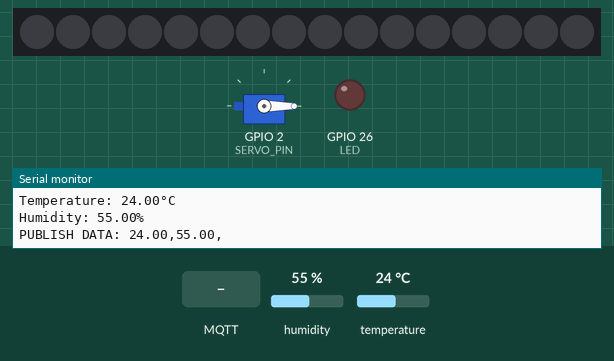
A sketch run on a simulated ESP32. On the bench: servo, 16 RGB LEDs in strip order, left to right, output pins drawn as LEDs (lit = HIGH), the last lines printed to the serial monitor. The test bench sets the inputs (shaded band); at power-on: humidity 55 %, temperature 24 °C. Dim RGB values are drawn brighter than linear; WiFi joins after 1.5 s; servers stay silent unless stated; no MQTT or app messages arrive unless stated.

Above: at 2.7 s.
2.8 s: MQTT message "lights" arrives on the third subscribed topic
At 3.3 s:
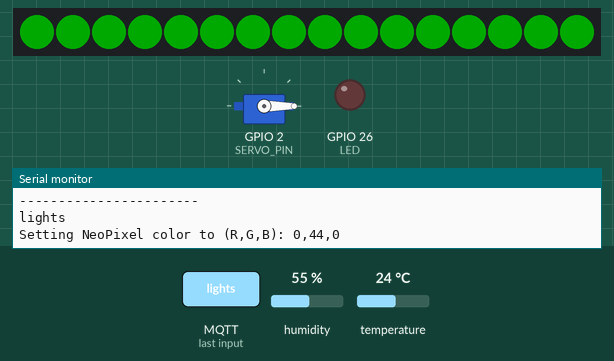
4.3 s: MQTT message "ON" arrives on the first subscribed topic
At 5.3 s:
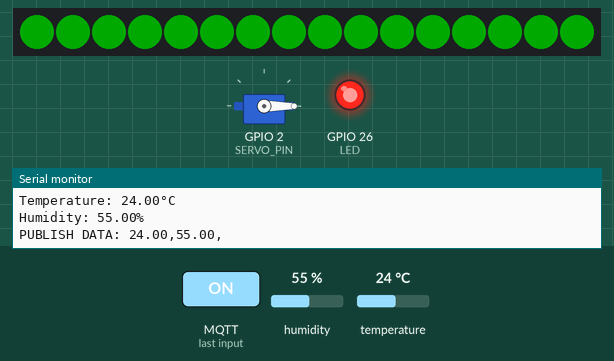
5.8 s: MQTT message "90" arrives on the second subscribed topic
At 6.5 s:
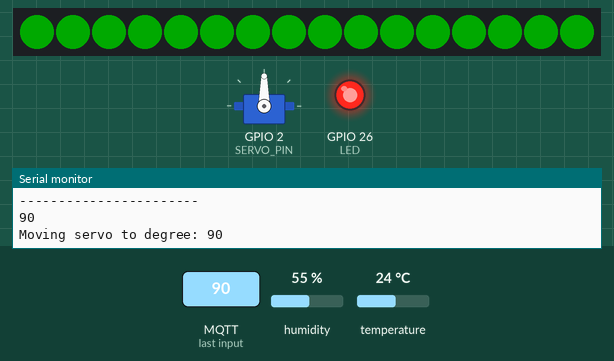
7.3 s: MQTT message "servo" arrives on the first subscribed topic
At 7.6 s:
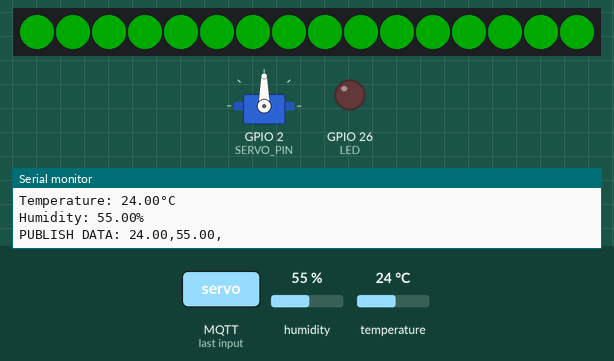
8.8 s: MQTT message "lights/neopixel" arrives on the second subscribed topic
At 10.1 s:
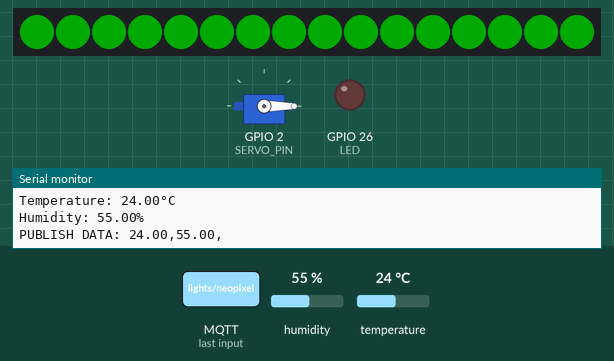
Timing chart, 0 to 11.8 s (numbered marks = the images above; inputs shaded):
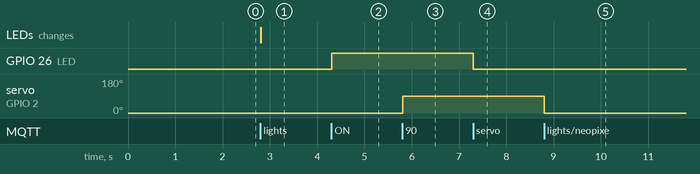

The sketch:

sketch.ino
```cpp
#include <Adafruit_Sensor.h>
#include <DHT_U.h>
#include <WiFi.h>
#include <PubSubClient.h>
#include <ESP32Servo.h> // Include the Servo library
#include <FastLED.h> // Include the FastLED library

// Defining Pins
#define DHTPIN 12
#define LED 26
#define SERVO_PIN 2 // Servo motor pin
#define LED_PIN 4 // WS2812 LED strip pin
#define NUM_LEDS 16 // Number of LEDs in the strip

// DHT parameters
#define DHTTYPE    DHT22     // DHT 11
DHT_Unified dht(DHTPIN, DHTTYPE);
uint32_t delayMS;

// Servo motor
Servo servo;

// WS2812 LED strip
CRGB leds[NUM_LEDS];

// MQTT Credentials
const char* ssid = "Wokwi-GUEST"; // Setting your AP SSID
const char* password = ""; // Setting your AP PSK
const char* mqttServer = "broker.hivemq.com";
// const char* mqttUserName = "bqzbdodo";
// const char* mqttPwd = "5oU2W_QN2WD8";
const char* clientID = "ujaisldaaasdfgh;laslksdja1"; // Client ID username+0001
const char* topic = "Tempdata"; // Publish topic

// Parameters for using non-blocking delay
unsigned long previousMillis = 0;
const long interval = 1000;
String msgStr = "";      // MQTT message buffer
float temp, hum;

// Setting up WiFi and MQTT client
WiFiClient espClient;
PubSubClient client(espClient);

void setup_wifi() {
  delay(10);
  WiFi.begin(ssid, password);
  while (WiFi.status() != WL_CONNECTED) {
    delay(500);
    Serial.print(".");
  }
  Serial.println("");
  Serial.println("WiFi connected");
  Serial.println("IP address: ");
  Serial.println(WiFi.localIP());
}

void reconnect() {
  while (!client.connected()) {
    if (client.connect(clientID)) {
      Serial.println("MQTT connected");
      client.subscribe("lights");
      client.subscribe("servo"); // Subscribe to servo topic
      client.subscribe("lights/neopixel"); // Subscribe to neopixel topic
      Serial.println("Topic Subscribed");
    }
    else {
      Serial.print("failed, rc=");
      Serial.print(client.state());
      Serial.println(" try again in 5 seconds");
      delay(5000);  // wait 5sec and retry
    }
  }
}

// Subscribe callback
void callback(char* topic, byte* payload, unsigned int length) {
  Serial.print("Message arrived in topic: ");
  Serial.println(topic);
  Serial.print("Message: ");
  String data = "";
  for (int i = 0; i < length; i++) {
    Serial.print((char)payload[i]);
    data += (char)payload[i];
  }
  Serial.println();
  Serial.print("Message size: ");
  Serial.println(length);
  Serial.println();
  Serial.println("-----------------------");
  Serial.println(data);

  if (String(topic) == "lights") {
    if (data == "ON") {
      Serial.println("LED");
      digitalWrite(LED, HIGH);
    }
    else {
      digitalWrite(LED, LOW);
    }
  }
  else if (String(topic) == "servo") {
    int degree = data.toInt(); // Convert the received data to an integer
    Serial.print("Moving servo to degree: ");
    Serial.println(degree);
    servo.write(degree); // Move the servo to the specified degree
  }
  else if (String(topic) == "lights/neopixel") {
    int red, green, blue;
    sscanf(data.c_str(), "%d,%d,%d", &red, &green, &blue); // Parse the received data into RGB values
    Serial.print("Setting NeoPixel color to (R,G,B): ");
    Serial.print(red);
    Serial.print(",");
    Serial.print(green);
    Serial.print(",");
    Serial.println(blue);
    fill_solid(leds, NUM_LEDS, CRGB(red, green, blue)); // Set all LEDs in the strip to the specified color
    FastLED.show(); // Update the LED strip with the new color
     fill_solid(leds, NUM_LEDS, CRGB(red, green, blue));
     FastLED.show();
  }
}

void setup() {
  Serial.begin(115200);
  // Initialize device.
  dht.begin();
  // Get temperature sensor details.
  sensor_t sensor;
  dht.temperature().getSensor(&sensor);
  dht.humidity().getSensor(&sensor);
  pinMode(LED, OUTPUT);
  digitalWrite(LED, LOW);

  // Setup servo
  servo.attach(SERVO_PIN, 500, 2400);
  servo.write(0);

  // Setup WS2812 LED strip
  FastLED.addLeds<WS2812, LED_PIN, GRB>(leds, NUM_LEDS);

  setup_wifi();
  client.setServer(mqttServer, 1883); // Setting MQTT server
  client.setCallback(callback); // Define function which will be called when a message is received.
}

void loop() {
  if (!client.connected()) { // If client is not connected
    reconnect(); // Try to reconnect
  }
  client.loop();
  unsigned long currentMillis = millis(); // Read current time
  if (currentMillis - previousMillis >= interval) { // If current time - last time > 5 sec
    previousMillis = currentMillis;
    // Read temperature and humidity
    sensors_event_t event;
    dht.temperature().getEvent(&event);
    if (isnan(event.temperature)) {
      Serial.println(F("Error reading temperature!"));
    }
    else {
      Serial.print(F("Temperature: "));
      temp = event.temperature;
      Serial.print(temp);
      Serial.println(F("°C"));
    }
    // Get humidity event and print its value
    dht.humidity().getEvent(&event);
    if (isnan(event.relative_humidity)) {
      Serial.println(F("Error reading humidity!"));
    }
    else {
      Serial.print(F("Humidity: "));
      hum = event.relative_humidity;
      Serial.print(hum);
      Serial.println(F("%"));
    }
    msgStr = String(temp) + "," + String(hum) + ",";
    byte arrSize = msgStr.length() + 1;
    char msg[arrSize];
    Serial.print("PUBLISH DATA: ");
    Serial.println(msgStr);
    msgStr.toCharArray(msg, arrSize);
    client.publish(topic, msg);
    msgStr = "";
    delay(1);
  }
}
```

Measured:
- after the input at 2.8 s, the LEDs: change at once (image 1)
- after the input at 4.3 s, GPIO 26 (LED): LOW → HIGH at once
- after the input at 5.8 s, servo on GPIO 2 (SERVO_PIN): 0° → 90° at once
- after the input at 7.3 s, GPIO 26 (LED): HIGH → LOW at once
- after the input at 8.8 s, servo on GPIO 2 (SERVO_PIN): 90° → 0° at once
